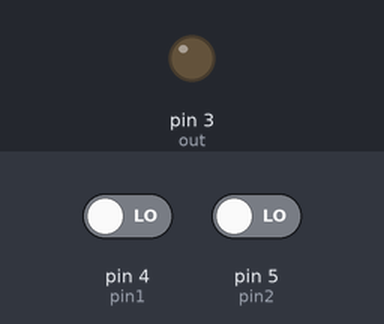
Simulated run of this sketch. Board: Arduino Uno, built with avr-gcc and run on an emulated ATmega328P. Parts: output pins drawn as LEDs (lit = HIGH). Inputs (shaded band) come from the test bench; at power-on: pin 4 (pin1) LOW, pin 5 (pin2) LOW. What the sketch prints to the serial monitor is not drawn.

Above: at 1.2 s.
1.3 s: pin 4 (pin1) driven HIGH
At 2.5 s:
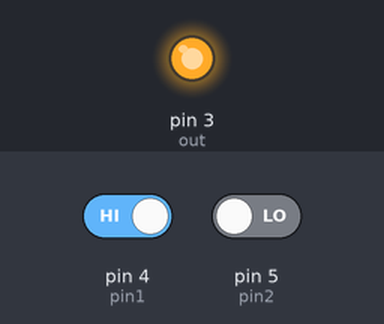
2.8 s: pin 4 (pin1) driven LOW
At 3.7 s:
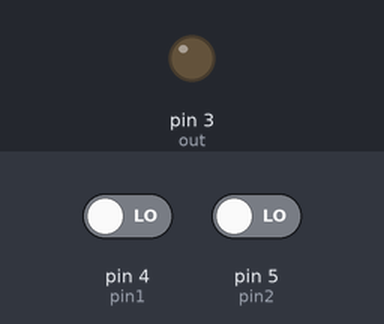
4.3 s: pin 5 (pin2) driven HIGH
At 4.7 s:
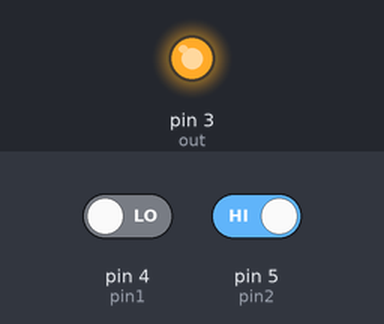
Timing chart, 0 to 7.3 s (numbered marks = the images above; inputs shaded):
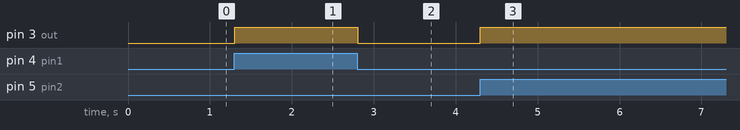

Measured:
- after the input at 1.3 s, pin 3 (out): LOW → HIGH at once
- after the input at 2.8 s, pin 3 (out): HIGH → LOW at once
- after the input at 4.3 s, pin 3 (out): LOW → HIGH at once

The sketch:

sketch_aug30a.ino
```cpp
int out = 3;
int pin1 = 4;
int pin2 = 5;
int val1 = 0;
int val2=0;

void setup()
  {

      Serial.begin(9600);
      pinMode(out, OUTPUT);
       pinMode(pin1, INPUT);
        pinMode(pin2, INPUT);
  }

void loop()
  {
      val1=digitalRead(pin1);
      val2=digitalRead(pin2);
      if(val1==1 || val2==1)
      {
        digitalWrite(out,HIGH);
      }
      else
      digitalWrite(out,LOW);
        Serial.println(val1);
        Serial.println(val2);
       delay(0);

  }
```
